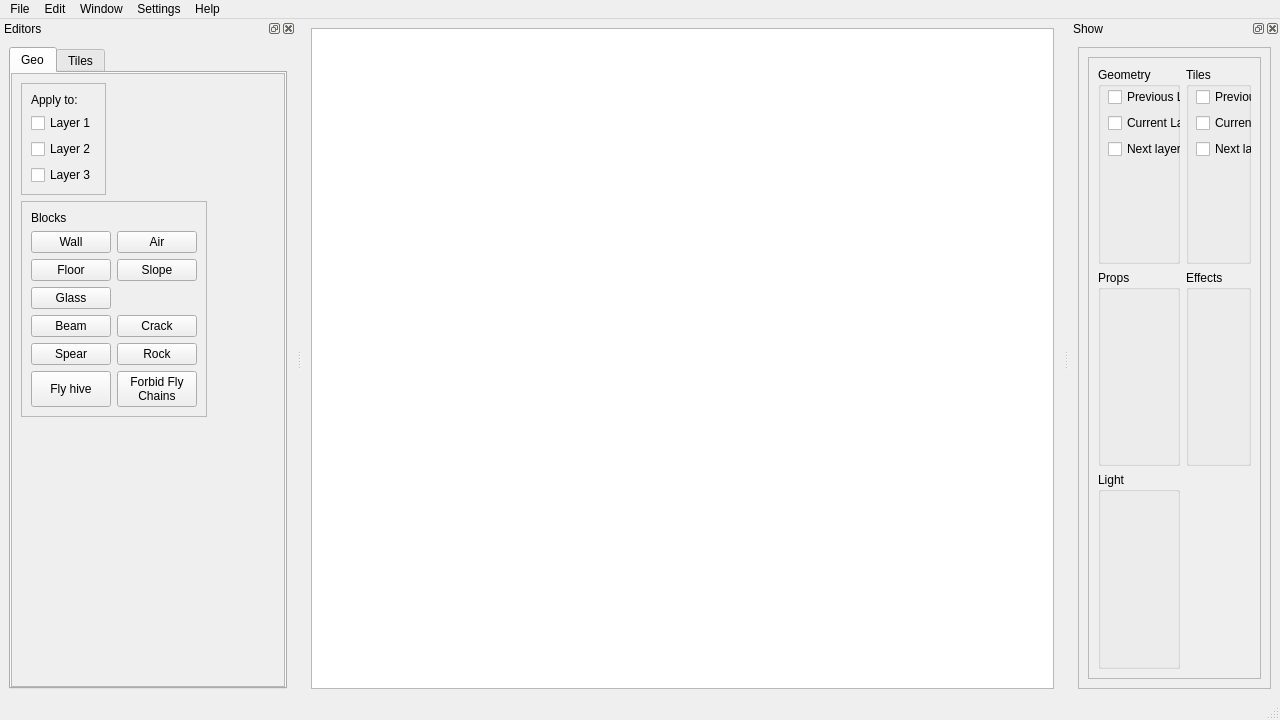
<?xml version="1.0" encoding="UTF-8"?>
<ui version="4.0">
 <class>MainWindow</class>
 <widget class="QMainWindow" name="MainWindow">
  <property name="geometry">
   <rect>
    <x>0</x>
    <y>0</y>
    <width>1280</width>
    <height>720</height>
   </rect>
  </property>
  <property name="windowTitle">
   <string>RWE#</string>
  </property>
  <property name="windowIcon">
   <iconset resource="../../resources/res.qrc">
    <normaloff>:/icons/icon_small.png</normaloff>:/icons/icon_small.png</iconset>
  </property>
  <widget class="QWidget" name="centralwidget">
   <layout class="QGridLayout" name="gridLayout_3">
    <item row="0" column="0">
     <widget class="ViewPort" name="viewPort">
      <property name="sizePolicy">
       <sizepolicy hsizetype="Expanding" vsizetype="Expanding">
        <horstretch>2</horstretch>
        <verstretch>2</verstretch>
       </sizepolicy>
      </property>
      <property name="locale">
       <locale language="English" country="UnitedStates"/>
      </property>
      <property name="backgroundBrush">
       <brush brushstyle="NoBrush">
        <color alpha="255">
         <red>0</red>
         <green>0</green>
         <blue>0</blue>
        </color>
       </brush>
      </property>
      <property name="foregroundBrush">
       <brush brushstyle="NoBrush">
        <color alpha="255">
         <red>0</red>
         <green>0</green>
         <blue>0</blue>
        </color>
       </brush>
      </property>
     </widget>
    </item>
   </layout>
  </widget>
  <widget class="QMenuBar" name="menubar">
   <property name="geometry">
    <rect>
     <x>0</x>
     <y>0</y>
     <width>1280</width>
     <height>33</height>
    </rect>
   </property>
   <widget class="QMenu" name="menuFile">
    <property name="title">
     <string>File</string>
    </property>
    <widget class="QMenu" name="menuRecent">
     <property name="title">
      <string>Recent...</string>
     </property>
     <property name="icon">
      <iconset theme="document-open-recent"/>
     </property>
    </widget>
    <addaction name="actionNew"/>
    <addaction name="actionOpen"/>
    <addaction name="actionClose"/>
    <addaction name="menuRecent"/>
    <addaction name="actionRender"/>
    <addaction name="separator"/>
    <addaction name="actionSave"/>
    <addaction name="actionSave_As"/>
   </widget>
   <widget class="QMenu" name="menuEdit">
    <property name="title">
     <string>Edit</string>
    </property>
    <addaction name="actionUndo"/>
    <addaction name="actionRedo"/>
    <addaction name="separator"/>
   </widget>
   <widget class="QMenu" name="menuWindow">
    <property name="title">
     <string>Window</string>
    </property>
    <addaction name="actionEditors"/>
    <addaction name="actionShow"/>
   </widget>
   <widget class="QMenu" name="menuSettings">
    <property name="title">
     <string>Settings</string>
    </property>
    <addaction name="actionPreferences"/>
   </widget>
   <widget class="QMenu" name="menuHelp">
    <property name="title">
     <string>Help</string>
    </property>
    <addaction name="actionAbout"/>
    <addaction name="actionAbout_Qt"/>
    <addaction name="actionWiki_window"/>
   </widget>
   <addaction name="menuFile"/>
   <addaction name="menuEdit"/>
   <addaction name="menuWindow"/>
   <addaction name="menuSettings"/>
   <addaction name="menuHelp"/>
  </widget>
  <widget class="QStatusBar" name="statusbar">
   <property name="enabled">
    <bool>true</bool>
   </property>
  </widget>
  <widget class="QDockWidget" name="dockmode">
   <property name="locale">
    <locale language="English" country="UnitedStates"/>
   </property>
   <property name="windowTitle">
    <string>Editors</string>
   </property>
   <attribute name="dockWidgetArea">
    <number>1</number>
   </attribute>
   <widget class="QWidget" name="spacer">
    <layout class="QGridLayout" name="gridLayout_2">
     <item row="0" column="0">
      <widget class="QTabWidget" name="tabWidget">
       <property name="sizePolicy">
        <sizepolicy hsizetype="Expanding" vsizetype="Ignored">
         <horstretch>0</horstretch>
         <verstretch>0</verstretch>
        </sizepolicy>
       </property>
       <property name="layoutDirection">
        <enum>Qt::LayoutDirection::LeftToRight</enum>
       </property>
       <property name="autoFillBackground">
        <bool>false</bool>
       </property>
       <property name="locale">
        <locale language="English" country="UnitedStates"/>
       </property>
       <property name="currentIndex">
        <number>0</number>
       </property>
       <widget class="QWidget" name="geo">
        <attribute name="title">
         <string>Geo</string>
        </attribute>
        <layout class="QGridLayout" name="gridLayout_4">
         <property name="sizeConstraint">
          <enum>QLayout::SizeConstraint::SetDefaultConstraint</enum>
         </property>
         <property name="leftMargin">
          <number>0</number>
         </property>
         <property name="topMargin">
          <number>0</number>
         </property>
         <property name="rightMargin">
          <number>0</number>
         </property>
         <property name="bottomMargin">
          <number>0</number>
         </property>
         <property name="spacing">
          <number>0</number>
         </property>
         <item row="0" column="0">
          <widget class="QScrollArea" name="scrollArea">
           <property name="sizePolicy">
            <sizepolicy hsizetype="Ignored" vsizetype="Ignored">
             <horstretch>0</horstretch>
             <verstretch>0</verstretch>
            </sizepolicy>
           </property>
           <property name="locale">
            <locale language="English" country="UnitedStates"/>
           </property>
           <property name="widgetResizable">
            <bool>true</bool>
           </property>
           <widget class="QWidget" name="scrollAreaWidgetContents">
            <property name="geometry">
             <rect>
              <x>0</x>
              <y>0</y>
              <width>272</width>
              <height>593</height>
             </rect>
            </property>
            <layout class="QFormLayout" name="formLayout">
             <item row="0" column="0">
              <widget class="QFrame" name="frame">
               <property name="sizePolicy">
                <sizepolicy hsizetype="Preferred" vsizetype="Preferred">
                 <horstretch>0</horstretch>
                 <verstretch>0</verstretch>
                </sizepolicy>
               </property>
               <property name="locale">
                <locale language="English" country="UnitedStates"/>
               </property>
               <property name="frameShape">
                <enum>QFrame::Shape::StyledPanel</enum>
               </property>
               <property name="frameShadow">
                <enum>QFrame::Shadow::Raised</enum>
               </property>
               <layout class="QVBoxLayout" name="verticalLayout">
                <item>
                 <widget class="QLabel" name="apply_to_text">
                  <property name="sizePolicy">
                   <sizepolicy hsizetype="Preferred" vsizetype="Fixed">
                    <horstretch>0</horstretch>
                    <verstretch>0</verstretch>
                   </sizepolicy>
                  </property>
                  <property name="locale">
                   <locale language="English" country="UnitedStates"/>
                  </property>
                  <property name="text">
                   <string>Apply to:</string>
                  </property>
                 </widget>
                </item>
                <item>
                 <widget class="QCheckBox" name="geol1">
                  <property name="sizePolicy">
                   <sizepolicy hsizetype="Minimum" vsizetype="Preferred">
                    <horstretch>0</horstretch>
                    <verstretch>3</verstretch>
                   </sizepolicy>
                  </property>
                  <property name="locale">
                   <locale language="English" country="UnitedStates"/>
                  </property>
                  <property name="text">
                   <string>Layer 1</string>
                  </property>
                 </widget>
                </item>
                <item>
                 <widget class="QCheckBox" name="geol2">
                  <property name="sizePolicy">
                   <sizepolicy hsizetype="Minimum" vsizetype="Preferred">
                    <horstretch>0</horstretch>
                    <verstretch>3</verstretch>
                   </sizepolicy>
                  </property>
                  <property name="locale">
                   <locale language="English" country="UnitedStates"/>
                  </property>
                  <property name="text">
                   <string>Layer 2</string>
                  </property>
                 </widget>
                </item>
                <item>
                 <widget class="QCheckBox" name="geol3">
                  <property name="sizePolicy">
                   <sizepolicy hsizetype="Minimum" vsizetype="Preferred">
                    <horstretch>0</horstretch>
                    <verstretch>3</verstretch>
                   </sizepolicy>
                  </property>
                  <property name="locale">
                   <locale language="English" country="UnitedStates"/>
                  </property>
                  <property name="text">
                   <string>Layer 3</string>
                  </property>
                 </widget>
                </item>
               </layout>
              </widget>
             </item>
             <item row="1" column="0">
              <widget class="QFrame" name="frame_2">
               <property name="sizePolicy">
                <sizepolicy hsizetype="Preferred" vsizetype="Preferred">
                 <horstretch>0</horstretch>
                 <verstretch>0</verstretch>
                </sizepolicy>
               </property>
               <property name="locale">
                <locale language="English" country="UnitedStates"/>
               </property>
               <property name="frameShape">
                <enum>QFrame::Shape::StyledPanel</enum>
               </property>
               <property name="frameShadow">
                <enum>QFrame::Shadow::Raised</enum>
               </property>
               <layout class="QVBoxLayout" name="verticalLayout_2">
                <property name="sizeConstraint">
                 <enum>QLayout::SizeConstraint::SetMinimumSize</enum>
                </property>
                <item>
                 <widget class="QLabel" name="label_Blocks">
                  <property name="sizePolicy">
                   <sizepolicy hsizetype="Preferred" vsizetype="Fixed">
                    <horstretch>0</horstretch>
                    <verstretch>0</verstretch>
                   </sizepolicy>
                  </property>
                  <property name="locale">
                   <locale language="English" country="UnitedStates"/>
                  </property>
                  <property name="text">
                   <string>Blocks</string>
                  </property>
                 </widget>
                </item>
                <item>
                 <layout class="QGridLayout" name="geoItems">
                  <property name="sizeConstraint">
                   <enum>QLayout::SizeConstraint::SetDefaultConstraint</enum>
                  </property>
                  <item row="6" column="0">
                   <widget class="QPushButton" name="geoSpear">
                    <property name="sizePolicy">
                     <sizepolicy hsizetype="Preferred" vsizetype="Preferred">
                      <horstretch>0</horstretch>
                      <verstretch>0</verstretch>
                     </sizepolicy>
                    </property>
                    <property name="locale">
                     <locale language="English" country="UnitedStates"/>
                    </property>
                    <property name="text">
                     <string>Spear</string>
                    </property>
                   </widget>
                  </item>
                  <item row="3" column="0">
                   <widget class="QPushButton" name="geoFloor">
                    <property name="sizePolicy">
                     <sizepolicy hsizetype="Preferred" vsizetype="Preferred">
                      <horstretch>0</horstretch>
                      <verstretch>0</verstretch>
                     </sizepolicy>
                    </property>
                    <property name="locale">
                     <locale language="English" country="UnitedStates"/>
                    </property>
                    <property name="text">
                     <string>Floor</string>
                    </property>
                    <property name="autoRepeat">
                     <bool>false</bool>
                    </property>
                   </widget>
                  </item>
                  <item row="2" column="0">
                   <widget class="QPushButton" name="geoWall">
                    <property name="sizePolicy">
                     <sizepolicy hsizetype="Preferred" vsizetype="Preferred">
                      <horstretch>0</horstretch>
                      <verstretch>0</verstretch>
                     </sizepolicy>
                    </property>
                    <property name="locale">
                     <locale language="English" country="UnitedStates"/>
                    </property>
                    <property name="text">
                     <string>Wall</string>
                    </property>
                    <property name="iconSize">
                     <size>
                      <width>16</width>
                      <height>16</height>
                     </size>
                    </property>
                    <property name="checkable">
                     <bool>false</bool>
                    </property>
                   </widget>
                  </item>
                  <item row="7" column="0">
                   <widget class="QPushButton" name="geoHive">
                    <property name="sizePolicy">
                     <sizepolicy hsizetype="Preferred" vsizetype="Preferred">
                      <horstretch>0</horstretch>
                      <verstretch>0</verstretch>
                     </sizepolicy>
                    </property>
                    <property name="locale">
                     <locale language="English" country="UnitedStates"/>
                    </property>
                    <property name="text">
                     <string>Fly hive</string>
                    </property>
                   </widget>
                  </item>
                  <item row="4" column="0">
                   <widget class="QPushButton" name="geoGlass">
                    <property name="sizePolicy">
                     <sizepolicy hsizetype="Preferred" vsizetype="Preferred">
                      <horstretch>0</horstretch>
                      <verstretch>0</verstretch>
                     </sizepolicy>
                    </property>
                    <property name="locale">
                     <locale language="English" country="UnitedStates"/>
                    </property>
                    <property name="text">
                     <string>Glass</string>
                    </property>
                   </widget>
                  </item>
                  <item row="5" column="1">
                   <widget class="QPushButton" name="geoCrack">
                    <property name="sizePolicy">
                     <sizepolicy hsizetype="Preferred" vsizetype="Preferred">
                      <horstretch>0</horstretch>
                      <verstretch>0</verstretch>
                     </sizepolicy>
                    </property>
                    <property name="locale">
                     <locale language="English" country="UnitedStates"/>
                    </property>
                    <property name="text">
                     <string>Crack</string>
                    </property>
                   </widget>
                  </item>
                  <item row="7" column="1">
                   <widget class="QPushButton" name="geoForbidChains">
                    <property name="sizePolicy">
                     <sizepolicy hsizetype="Preferred" vsizetype="Preferred">
                      <horstretch>0</horstretch>
                      <verstretch>0</verstretch>
                     </sizepolicy>
                    </property>
                    <property name="locale">
                     <locale language="English" country="UnitedStates"/>
                    </property>
                    <property name="text">
                     <string>Forbid Fly
Chains</string>
                    </property>
                   </widget>
                  </item>
                  <item row="5" column="0">
                   <widget class="QPushButton" name="geoBeam">
                    <property name="sizePolicy">
                     <sizepolicy hsizetype="Preferred" vsizetype="Preferred">
                      <horstretch>0</horstretch>
                      <verstretch>0</verstretch>
                     </sizepolicy>
                    </property>
                    <property name="locale">
                     <locale language="English" country="UnitedStates"/>
                    </property>
                    <property name="text">
                     <string>Beam</string>
                    </property>
                   </widget>
                  </item>
                  <item row="2" column="1">
                   <widget class="QPushButton" name="geoAir">
                    <property name="sizePolicy">
                     <sizepolicy hsizetype="Preferred" vsizetype="Preferred">
                      <horstretch>0</horstretch>
                      <verstretch>0</verstretch>
                     </sizepolicy>
                    </property>
                    <property name="locale">
                     <locale language="English" country="UnitedStates"/>
                    </property>
                    <property name="text">
                     <string>Air</string>
                    </property>
                   </widget>
                  </item>
                  <item row="6" column="1">
                   <widget class="QPushButton" name="geoRock">
                    <property name="sizePolicy">
                     <sizepolicy hsizetype="Preferred" vsizetype="Preferred">
                      <horstretch>0</horstretch>
                      <verstretch>0</verstretch>
                     </sizepolicy>
                    </property>
                    <property name="locale">
                     <locale language="English" country="UnitedStates"/>
                    </property>
                    <property name="text">
                     <string>Rock</string>
                    </property>
                   </widget>
                  </item>
                  <item row="3" column="1">
                   <widget class="QPushButton" name="geoSlope">
                    <property name="sizePolicy">
                     <sizepolicy hsizetype="Preferred" vsizetype="Preferred">
                      <horstretch>0</horstretch>
                      <verstretch>0</verstretch>
                     </sizepolicy>
                    </property>
                    <property name="locale">
                     <locale language="English" country="UnitedStates"/>
                    </property>
                    <property name="text">
                     <string>Slope</string>
                    </property>
                    <property name="shortcut">
                     <string comment="rock key">Ctrl+R</string>
                    </property>
                    <property name="checkable">
                     <bool>false</bool>
                    </property>
                   </widget>
                  </item>
                 </layout>
                </item>
               </layout>
              </widget>
             </item>
            </layout>
           </widget>
          </widget>
         </item>
        </layout>
       </widget>
       <widget class="QWidget" name="tiles">
        <attribute name="title">
         <string>Tiles</string>
        </attribute>
        <layout class="QGridLayout" name="gridLayout">
         <item row="0" column="0">
          <widget class="QSplitter" name="splitter">
           <property name="orientation">
            <enum>Qt::Orientation::Vertical</enum>
           </property>
           <widget class="QTableView" name="tableView"/>
          </widget>
         </item>
        </layout>
       </widget>
      </widget>
     </item>
    </layout>
   </widget>
  </widget>
  <widget class="QDockWidget" name="dockShow">
   <property name="sizePolicy">
    <sizepolicy hsizetype="Preferred" vsizetype="Preferred">
     <horstretch>0</horstretch>
     <verstretch>0</verstretch>
    </sizepolicy>
   </property>
   <property name="locale">
    <locale language="English" country="UnitedStates"/>
   </property>
   <property name="windowTitle">
    <string>Show</string>
   </property>
   <attribute name="dockWidgetArea">
    <number>2</number>
   </attribute>
   <widget class="QWidget" name="dockWidgetContents">
    <layout class="QVBoxLayout" name="verticalLayout_3">
     <item>
      <widget class="QFrame" name="ShowFrame">
       <property name="sizePolicy">
        <sizepolicy hsizetype="Preferred" vsizetype="Preferred">
         <horstretch>0</horstretch>
         <verstretch>1</verstretch>
        </sizepolicy>
       </property>
       <property name="locale">
        <locale language="English" country="UnitedStates"/>
       </property>
       <property name="frameShape">
        <enum>QFrame::Shape::StyledPanel</enum>
       </property>
       <property name="frameShadow">
        <enum>QFrame::Shadow::Raised</enum>
       </property>
       <layout class="QGridLayout" name="gridLayout_5">
        <item row="0" column="0">
         <widget class="QScrollArea" name="scrollArea_2">
          <property name="sizePolicy">
           <sizepolicy hsizetype="Preferred" vsizetype="Expanding">
            <horstretch>0</horstretch>
            <verstretch>0</verstretch>
           </sizepolicy>
          </property>
          <property name="locale">
           <locale language="English" country="UnitedStates"/>
          </property>
          <property name="widgetResizable">
           <bool>true</bool>
          </property>
          <widget class="QWidget" name="scrollAreaWidgetContents_2">
           <property name="geometry">
            <rect>
             <x>0</x>
             <y>0</y>
             <width>149</width>
             <height>602</height>
            </rect>
           </property>
           <layout class="QGridLayout" name="gridLayout_6">
            <item row="2" column="0">
             <widget class="QGroupBox" name="showProps">
              <property name="locale">
               <locale language="English" country="UnitedStates"/>
              </property>
              <property name="title">
               <string>Props</string>
              </property>
             </widget>
            </item>
            <item row="2" column="1">
             <widget class="QGroupBox" name="showEffects">
              <property name="locale">
               <locale language="English" country="UnitedStates"/>
              </property>
              <property name="title">
               <string>Effects</string>
              </property>
             </widget>
            </item>
            <item row="0" column="0">
             <widget class="QGroupBox" name="showgeo">
              <property name="locale">
               <locale language="English" country="UnitedStates"/>
              </property>
              <property name="title">
               <string>Geometry</string>
              </property>
              <widget class="QWidget" name="layoutWidget">
               <property name="geometry">
                <rect>
                 <x>10</x>
                 <y>20</y>
                 <width>104</width>
                 <height>74</height>
                </rect>
               </property>
               <layout class="QVBoxLayout" name="verticalLayout_4">
                <item>
                 <widget class="QCheckBox" name="showGeoPrevL">
                  <property name="locale">
                   <locale language="English" country="UnitedStates"/>
                  </property>
                  <property name="text">
                   <string>Previous Layer</string>
                  </property>
                 </widget>
                </item>
                <item>
                 <widget class="QCheckBox" name="showGeoCurL">
                  <property name="locale">
                   <locale language="English" country="UnitedStates"/>
                  </property>
                  <property name="text">
                   <string>Current Layer</string>
                  </property>
                 </widget>
                </item>
                <item>
                 <widget class="QCheckBox" name="showGeoNextL">
                  <property name="locale">
                   <locale language="English" country="UnitedStates"/>
                  </property>
                  <property name="text">
                   <string>Next layer</string>
                  </property>
                 </widget>
                </item>
               </layout>
              </widget>
             </widget>
            </item>
            <item row="3" column="0">
             <widget class="QGroupBox" name="showLight">
              <property name="locale">
               <locale language="English" country="UnitedStates"/>
              </property>
              <property name="title">
               <string>Light</string>
              </property>
             </widget>
            </item>
            <item row="0" column="1">
             <widget class="QGroupBox" name="showTiles">
              <property name="locale">
               <locale language="English" country="UnitedStates"/>
              </property>
              <property name="title">
               <string>Tiles</string>
              </property>
              <widget class="QWidget" name="layoutWidget">
               <property name="geometry">
                <rect>
                 <x>10</x>
                 <y>20</y>
                 <width>104</width>
                 <height>74</height>
                </rect>
               </property>
               <layout class="QVBoxLayout" name="verticalLayout_5">
                <item>
                 <widget class="QCheckBox" name="showTilePrevL">
                  <property name="locale">
                   <locale language="English" country="UnitedStates"/>
                  </property>
                  <property name="text">
                   <string>Previous Layer</string>
                  </property>
                 </widget>
                </item>
                <item>
                 <widget class="QCheckBox" name="showTileCurL">
                  <property name="locale">
                   <locale language="English" country="UnitedStates"/>
                  </property>
                  <property name="text">
                   <string>Current Layer</string>
                  </property>
                 </widget>
                </item>
                <item>
                 <widget class="QCheckBox" name="showTileNextL">
                  <property name="locale">
                   <locale language="English" country="UnitedStates"/>
                  </property>
                  <property name="text">
                   <string>Next layer</string>
                  </property>
                 </widget>
                </item>
               </layout>
              </widget>
             </widget>
            </item>
           </layout>
          </widget>
         </widget>
        </item>
       </layout>
      </widget>
     </item>
    </layout>
   </widget>
  </widget>
  <action name="actionOpen">
   <property name="icon">
    <iconset theme="document-open"/>
   </property>
   <property name="text">
    <string>Open</string>
   </property>
   <property name="shortcut">
    <string>Ctrl+O</string>
   </property>
  </action>
  <action name="actionNew">
   <property name="icon">
    <iconset theme="document-new"/>
   </property>
   <property name="text">
    <string>New</string>
   </property>
   <property name="toolTip">
    <string>New level</string>
   </property>
   <property name="whatsThis">
    <string/>
   </property>
   <property name="shortcut">
    <string>Ctrl+N</string>
   </property>
  </action>
  <action name="actionClose">
   <property name="icon">
    <iconset theme="application-exit"/>
   </property>
   <property name="text">
    <string>Close</string>
   </property>
   <property name="menuRole">
    <enum>QAction::MenuRole::QuitRole</enum>
   </property>
  </action>
  <action name="actionlevel1">
   <property name="text">
    <string>level1</string>
   </property>
  </action>
  <action name="actionUndo">
   <property name="icon">
    <iconset theme="edit-undo"/>
   </property>
   <property name="text">
    <string>Undo</string>
   </property>
   <property name="shortcut">
    <string>Ctrl+Z</string>
   </property>
  </action>
  <action name="actionSave">
   <property name="icon">
    <iconset theme="document-save"/>
   </property>
   <property name="text">
    <string>Save</string>
   </property>
   <property name="toolTip">
    <string>Save the level</string>
   </property>
   <property name="shortcut">
    <string>Ctrl+S</string>
   </property>
  </action>
  <action name="actionSave_As">
   <property name="icon">
    <iconset theme="document-save-as"/>
   </property>
   <property name="text">
    <string>Save As...</string>
   </property>
   <property name="shortcut">
    <string>Ctrl+Shift+S</string>
   </property>
  </action>
  <action name="actionRedo">
   <property name="icon">
    <iconset theme="edit-redo"/>
   </property>
   <property name="text">
    <string>Redo</string>
   </property>
   <property name="shortcut">
    <string>Ctrl+U, Ctrl+Shift+Z</string>
   </property>
  </action>
  <action name="actionAbout">
   <property name="icon">
    <iconset theme="help-about"/>
   </property>
   <property name="text">
    <string>About</string>
   </property>
   <property name="menuRole">
    <enum>QAction::MenuRole::AboutRole</enum>
   </property>
  </action>
  <action name="actionWiki_window">
   <property name="checkable">
    <bool>true</bool>
   </property>
   <property name="text">
    <string>Wiki window</string>
   </property>
   <property name="shortcut">
    <string>F1</string>
   </property>
  </action>
  <action name="actionAbout_Qt">
   <property name="icon">
    <iconset theme="help-about"/>
   </property>
   <property name="text">
    <string>About Qt</string>
   </property>
   <property name="menuRole">
    <enum>QAction::MenuRole::AboutQtRole</enum>
   </property>
  </action>
  <action name="actionPreferences">
   <property name="icon">
    <iconset theme="document-properties"/>
   </property>
   <property name="text">
    <string>Preferences...</string>
   </property>
   <property name="menuRole">
    <enum>QAction::MenuRole::PreferencesRole</enum>
   </property>
  </action>
  <action name="actionRender">
   <property name="text">
    <string>Render</string>
   </property>
   <property name="shortcut">
    <string>Ctrl+R</string>
   </property>
  </action>
  <action name="actionEditors">
   <property name="checkable">
    <bool>true</bool>
   </property>
   <property name="text">
    <string>Editors</string>
   </property>
  </action>
  <action name="actionShow">
   <property name="checkable">
    <bool>true</bool>
   </property>
   <property name="text">
    <string>Show</string>
   </property>
  </action>
 </widget>
 <customwidgets>
  <customwidget>
   <class>ViewPort</class>
   <extends>QGraphicsView</extends>
   <header>RWESharpWidgets.h</header>
   <slots>
    <signal>onScroll(int)</signal>
   </slots>
  </customwidget>
 </customwidgets>
 <tabstops>
  <tabstop>viewPort</tabstop>
  <tabstop>tabWidget</tabstop>
  <tabstop>scrollArea</tabstop>
  <tabstop>geol1</tabstop>
  <tabstop>geol2</tabstop>
  <tabstop>geol3</tabstop>
  <tabstop>geoWall</tabstop>
  <tabstop>geoAir</tabstop>
  <tabstop>geoFloor</tabstop>
  <tabstop>geoSlope</tabstop>
  <tabstop>geoGlass</tabstop>
  <tabstop>geoBeam</tabstop>
  <tabstop>geoCrack</tabstop>
  <tabstop>geoSpear</tabstop>
  <tabstop>geoRock</tabstop>
  <tabstop>geoHive</tabstop>
  <tabstop>geoForbidChains</tabstop>
  <tabstop>scrollArea_2</tabstop>
  <tabstop>showGeoPrevL</tabstop>
  <tabstop>showTilePrevL</tabstop>
  <tabstop>showGeoCurL</tabstop>
  <tabstop>showTileCurL</tabstop>
  <tabstop>showGeoNextL</tabstop>
  <tabstop>showTileNextL</tabstop>
  <tabstop>tableView</tabstop>
 </tabstops>
 <resources>
  <include location="../../resources/res.qrc"/>
 </resources>
 <connections/>
</ui>
